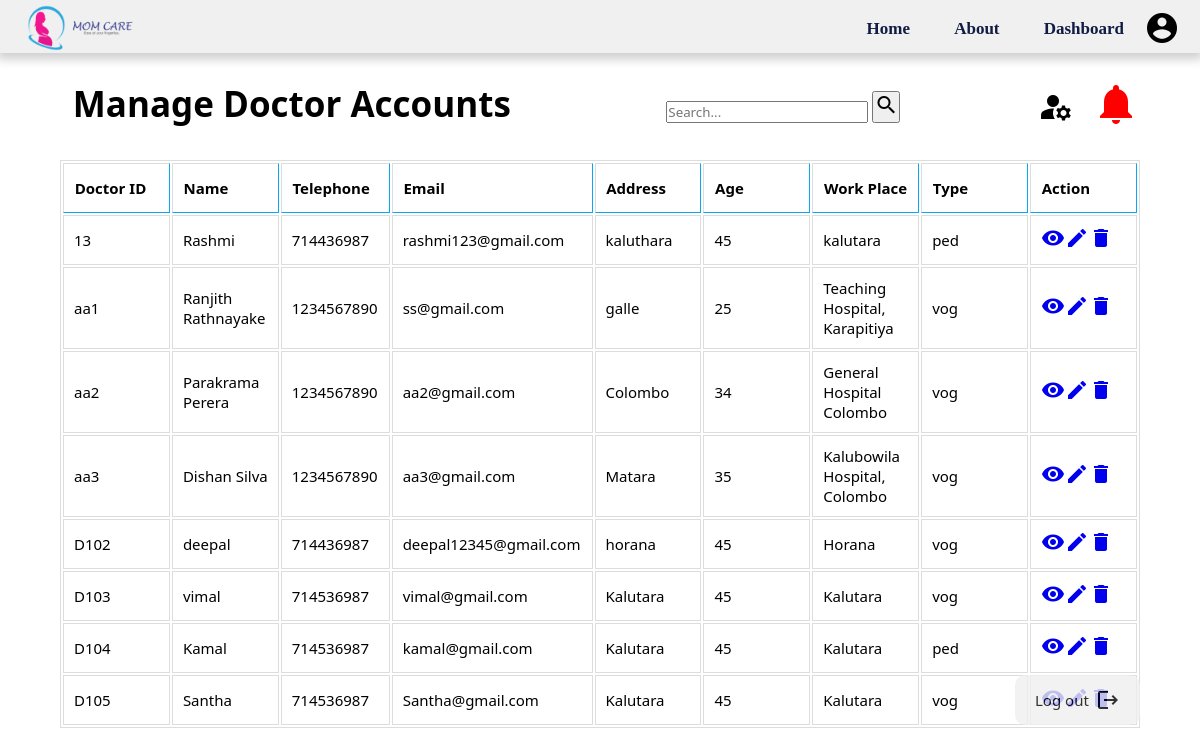
Screenshot of /View/Admin/admin-managedoctor.php (signed in) with the database file from the repository.
### tables this page shows
CREATE TABLE `doctor_details` (
  `doc_id` varchar(255) NOT NULL,
  `doc_name` varchar(255) NOT NULL,
  `doc_age` int(10) NOT NULL,
  `doc_address` varchar(255) NOT NULL,
  `doc_DOB` date NOT NULL,
  `doc_email` varchar(255) NOT NULL,
  `doc_password` varchar(255) NOT NULL,
  `doc_tele` int(10) NOT NULL,
  `doc_workplace` varchar(255) NOT NULL,
  `doc_type` enum('vog','ped','other') NOT NULL
);

### Config/admin-managedoctorprocess.php (called while the page is built)
<?php
require_once 'dbConnection.php';
$sql = "SELECT doc_id, doc_type, doc_name, doc_age, doc_address, doc_email, doc_tele, doc_workplace FROM doctor_details;";
$result = $con->query($sql);
?>

### View/Admin/admin-managedoctor.php (the view, shortened to what this page needs)
<?php
    include "../../Assets/Includes/header_admin.php";
    include "..\..\Config\admin-managedoctorprocess.php";
?>
<!DOCTYPE html>
<html lang="en">
<head>
    <link rel="stylesheet" href="..\..\Assets\css\style-common.css" type="text/css">
</head>
<body>
    <div class="a-container">
        <div class="a-content">
            <div class="a-container-n">
                <h1>Manage Doctor Accounts</h1>
                <form class="ma-searchbar" action="/action_page.php" style="margin:auto;max-width:300px">
                    <input type="text" placeholder="Search..." name="search">
                    <button type="submit"><i class="material-icons">search</i></button>
                </form>
                <div class="a-container-m">
                <div class="a-dropdown"><div class="a-manage-icon"><i class="material-icons" alt="manage accounts">manage_accounts</i>
            </div>
            </div>
                <a href = "admin-notification.php"><i class="material-icons" alt="notification icon">notifications</i></a>
                </div></div>
            <div class="ma-table">
            <table>
                <tr>
                    <th>Doctor ID</th>
                    <th>Name</th>
                    <th>Telephone</th>
                    <th>Email</th>
                    <th>Address</th>
                    <th>Age</th>
                    <th>Work Place</th>
                    <th>Type</th>
                    <th>Action</th>
                </tr>
                <?php
                if ($result->num_rows>0){
                    while($row = $result->fetch_assoc()){
                        $id = $row['doc_id'];
                        $name = $row['doc_name'];
                        $type = $row['doc_type'];
                        $work = $row['doc_workplace'];
                        $age = $row['doc_age'];
                        $address = $row['doc_address'];
                        $email = $row['doc_email'];
                        $tel = $row['doc_tele'];
                $output = '<tr>';
                $output .= "<td>$id</td>";
                $output .= "<td>$name</td>";
                $output .= "<td>$tel</td>";
                $output .= "<td>$email</td>";
                $output .= "<td>$address</td>";
                $output .= "<td>$age</td>";
                $output .= "<td>$work</td>";
                $output .= "<td>$type</td>";
                $output .= '<td><div class="ma-actions">
                            <a href = "#"><div class="ma-img-action"><i class="material-icons" alt="view icon">visibility</i></div></a>
                            <a href = "admin-updatedoctor.php?id=';
                $output .=$id;
                $output .='"><div class="ma-img-action"><i class="material-icons" alt="edit icon">edit</i></div></a>
                            <a href = "..\..\Config\admin-deletedoctorprocess.php?status=delete&id=';
                $output .=$id;
                $output .='"><div class="ma-img-action"><i class="material-icons" alt="delete icon">delete</i></div></a>
                        </div>
                    </td>';
                echo "$output";
                    }
                }
                ?>
            </table>
            </div>
        </div>
        <div class="a-content-2">
            <a href = "..\..\Config\admin-logout.php"><button>
                <div class="a-btn-text"><h6>Log out</h6></div>
                <i class="material-icons" alt="logout">logout</i>
            </button></a>
        </div>
    </div>
</body>
</html>

### Assets/Includes/header_admin.php (shortened to what this page needs)
<!DOCTYPE html>
<html lang="en">
<head>
</head>
<body>
    <div>
    <nav class="topnav">
        <img class="logo-MomCare" src="../../Assets/images/common/logo.png" alt="logo-MomCare">
        <ul>
            <li><a href="../../index.php">Home</a></li>
            <li><a href="../../About.php">About</a></li>
            <li><a target="_self" href="..\..\View\Admin\admin-dashboard.php">Dashboard</a></li>
        </ul>
        <i class = "material-icons" alt="profile_pic">account_circle</i>
    </nav>
    </div>
</body>
</html>

### Assets/css/style-common.css (style rules this page uses)
.a-container { position: absolute; right: 0; width: 100%; height: 100%; background-color: white; }
a { text-decoration: none; }
.a-content { position: relative; margin-top: 5%; min-height: 75%; }
.a-container-n { padding-top: 20px; display: flex; justify-content: space-between; }
.a-container-m { margin-right: 5%; display: flex; }
.a-container-m .material-icons { font-size: 48px; color: red; }
.a-manage-icon .material-icons { font-size: 36px; color: black; padding-top: 25%; margin-left: -50%; }
.a-content-2 { width:95%; display: flex; justify-content: space-between; padding-top: 15px; }
.a-content-2 button { padding: 10px 20px; border-style: none; border-radius: 10px; display: flex; justify-content: space-between; align-items: center; width: 125px; height: 50px; opacity: 0.8; margin-right: 5%; cursor: pointer; }
.a-container-n h1 { text-indent: 0.8rem; font-weight: 600; font-size: 35px; margin-left: 5%; }
.a-btn-text h6 { font-size: 15px; text-decoration: none; font-weight: 500; }
.a-dropdown { position: relative; display: inline-block; }
.ma-table { height: 80%; width: 90%; background-color: white; margin-left: 5%; margin-right: 5%; margin-top: 27px; border-radius: 10px; position: absolute; }
.ma-table table { font-size: 15px; width: 100%; }
.ma-table table, .ma-table td, .ma-table th { border: 1px solid #ddd; text-align: left; }
.ma-table th, .ma-table td { padding: 10px; height: 50px; }
.ma-table th, .ma-tabl td { padding: 1% 0% 1% 1%; text-align: left; border-bottom: 1px solid #05a9f5; border-right: 1px solid #05a9f5; width: 10%; white-space: nowrap; overflow: hidden; text-overflow: ellipsis; max-width: 200px; }
.ma-actions { display: flex; }

### Assets/Includes/header_admin.php (style rules this page uses)
body { margin: 0%; font-family: system-ui, -apple-system, BlinkMacSystemFont, 'Segoe UI', Roboto, Oxygen, Ubuntu, Cantarell, 'Open Sans', 'Helvetica Neue', sans-serif; }
.topnav { background-color: #f0f0f0; margin-right: 0px; overflow: hidden; position: fixed; top: 0; padding-top: 10px; width: 100%; height: 60px; margin-top: -7px; box-shadow: 0 3px 10px 3px rgba(0,0,0,.2); display: flex; justify-content: space-between; align-items: center; z-index: 9999; }
.topnav ul li a { color: #111C43; font-family:'Calibri'; font-weight: bold; text-decoration: none; font-size: 17px; }
.topnav ul { width: 100%; text-align: right; }
.topnav ul li { display: inline-block; list-style: none; margin: 10px 20px; }
.logo-MomCare { width: 151px; height: 50px; padding-left: 10px; top: 8px; }
.topnav .material-icons { font-size: 36px; cursor: pointer; margin-right: 20px; }

### View/Admin/admin-managedoctor.php (style rules this page uses)
* { margin: 0; padding: 0; box-sizing: border-box; font-family: system-ui, -apple-system, BlinkMacSystemFont, 'Segoe UI', Roboto, Oxygen, Ubuntu, Cantarell, 'Open Sans', 'Helvetica Neue', sans-serif; }

### rows the page displays
doctor_details: doc_id "13", doc_name "Rashmi", doc_tele "714436987", doc_email "rashmi123@gmail.com", doc_address "kaluthara", doc_age "45", doc_workplace "kalutara", doc_type "ped"
doctor_details: doc_id "aa1", doc_name "Ranjith Rathnayake", doc_tele "1234567890", doc_email "ss@gmail.com", doc_address "galle", doc_age "25", doc_workplace "Teaching Hospital, Karapitiya", doc_type "vog"
doctor_details: doc_id "aa2", doc_name "Parakrama Perera", doc_tele "1234567890", doc_email "aa2@gmail.com", doc_address "Colombo", doc_age "34", doc_workplace "General Hospital Colombo", doc_type "vog"
doctor_details: doc_id "aa3", doc_name "Dishan Silva", doc_tele "1234567890", doc_email "aa3@gmail.com", doc_address "Matara", doc_age "35", doc_workplace "Kalubowila Hospital, Colombo", doc_type "vog"
doctor_details: doc_id "D102", doc_name "deepal", doc_tele "714436987", doc_email "deepal12345@gmail.com", doc_address "horana", doc_age "45", doc_workplace "Horana", doc_type "vog"
doctor_details: doc_id "D103", doc_name "vimal", doc_tele "714536987", doc_email "vimal@gmail.com", doc_address "Kalutara", doc_age "45", doc_workplace "Kalutara", doc_type "vog"
doctor_details: doc_id "D104", doc_name "Kamal", doc_tele "714536987", doc_email "kamal@gmail.com", doc_address "Kalutara", doc_age "45", doc_workplace "Kalutara", doc_type "ped"
doctor_details: doc_id "D105", doc_name "Santha", doc_tele "714536987", doc_email "Santha@gmail.com", doc_address "Kalutara", doc_age "45", doc_workplace "Kalutara", doc_type "vog"
